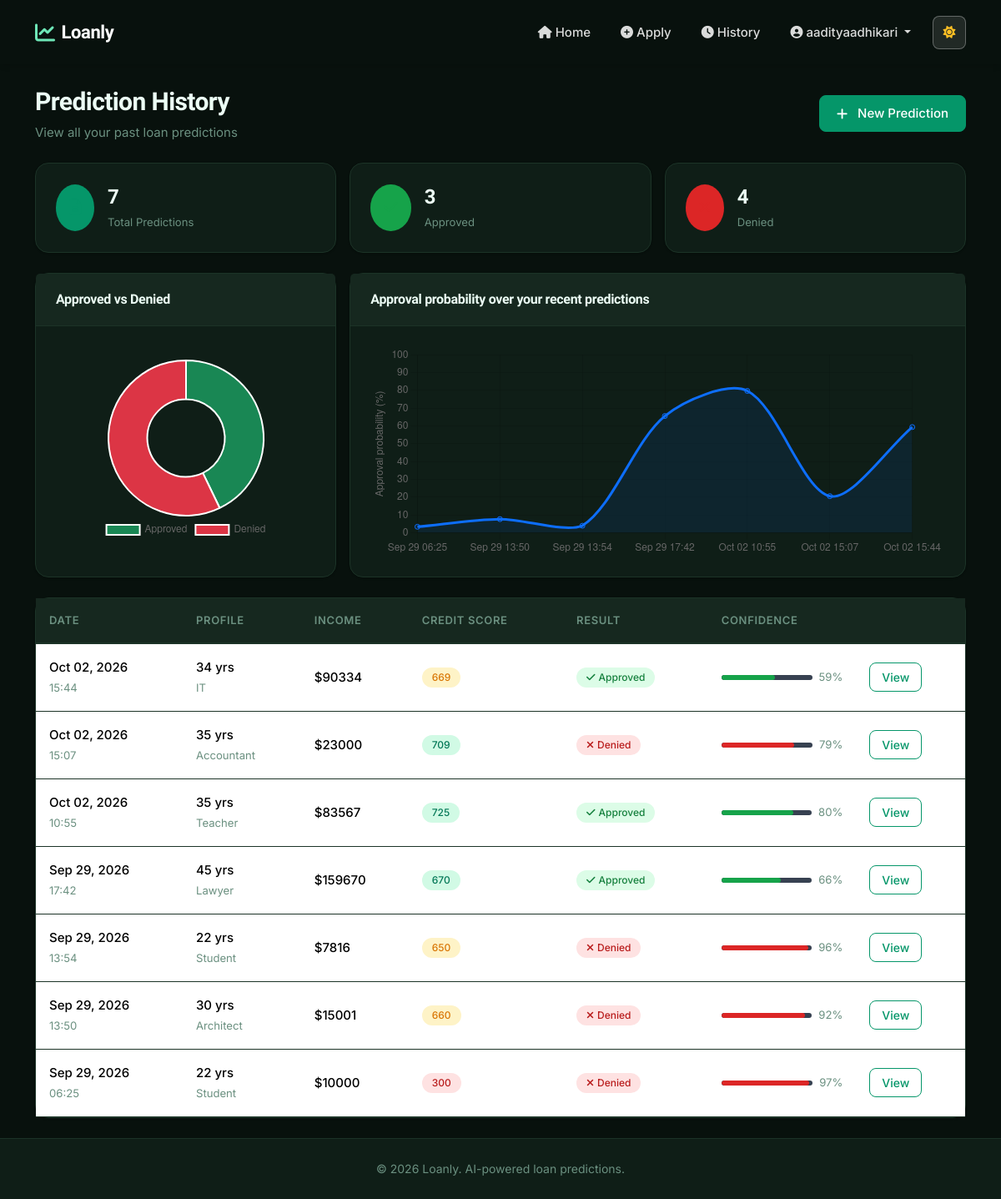
/history/ (signed in), run on the app's committed database.
### prediction/models.py (models this page shows, shortened)
class LoanPrediction(models.Model):
    EDUCATION_CHOICES = [
        ('High School', 'High School'),
        ("Associate's", "Associate's"),
        ("Bachelor's", "Bachelor's"),
        ("Master's", "Master's"),
        ('Doctoral', 'Doctoral'),
    ]
    MARITAL_CHOICES = [
        ('Single', 'Single'),
        ('Married', 'Married'),
    ]
    OCCUPATION_CHOICES = [
        (o, o) for o in [
            'Accountant', 'Analyst', 'Architect', 'Banker', 'Chef', 'Consultant',
            'Designer', 'Doctor', 'Engineer', 'IT', 'Lawyer', 'Manager',
            'Marketing', 'Nurse', 'Pharmacist', 'Researcher', 'Sales',
            'Student', 'Teacher', 'Writer',
        ]
    ]
    user = models.ForeignKey(User, on_delete=models.CASCADE,
                             related_name='predictions', null=True, blank=True)
    age = models.IntegerField()
    occupation = models.CharField(max_length=50, choices=OCCUPATION_CHOICES)
    education_level = models.CharField(max_length=20, choices=EDUCATION_CHOICES)
    marital_status = models.CharField(max_length=10, choices=MARITAL_CHOICES)
    income = models.DecimalField(max_digits=12, decimal_places=2)
    credit_score = models.IntegerField()
    prediction_result = models.CharField(max_length=20, default='PENDING')
    approval_probability = models.FloatField(default=0.0)
    denial_probability = models.FloatField(default=0.0)
    confidence = models.FloatField(default=0.0)
    created_at = models.DateTimeField(auto_now_add=True)
    class Meta:
        ordering = ['-created_at']
        verbose_name = 'Loan Prediction'
        verbose_name_plural = 'Loan Predictions'

### prediction/views.py (the view)
# urls.py: path('history/', views.prediction_history, name='prediction_history'),
@login_required
def prediction_history(request):
    all_predictions = LoanPrediction.objects.filter(user=request.user).order_by('-created_at')
    approved_count = all_predictions.filter(prediction_result='APPROVED').count()
    denied_count = all_predictions.filter(prediction_result='DENIED').count()
    recent = list(all_predictions[:20])[::-1]
    chart_data = {
        'approved': approved_count,
        'denied': denied_count,
        'labels': [p.created_at.strftime('%b %d %H:%M') for p in recent],
        'approval_probability': [round(p.approval_probability, 1) for p in recent],
    }
    return render(request, 'prediction/history.html', {
        'predictions': all_predictions[:50],
        'total_count': all_predictions.count(),
        'approved_count': approved_count,
        'denied_count': denied_count,
        'chart_data': chart_data,
    })

### templates/prediction/history.html (shortened to what this page needs)
{% extends 'base.html' %}
{% load static %}
{% block content %}
<div class="row">
    <div class="col-12">
        <div class="d-flex justify-content-between align-items-center mb-4">
            <div>
                <h2 class="mb-1">Prediction History</h2>
                <p class="text-muted mb-0">View all your past loan predictions</p>
            </div>
            <a href="{% url 'apply' %}" class="btn btn-primary">
                <i class="fas fa-plus me-1"></i>New Prediction
            </a>
        </div>
        {% if predictions %}
        <div class="row mb-4 g-3">
            <div class="col-md-4">
                <div class="card">
                    <div class="card-body d-flex align-items-center">
                        <div class="rounded-circle bg-primary bg-opacity-10 p-3 me-3">
                        </div>
                        <div>
                            <h3 class="mb-0">{{ total_count }}</h3>
                            <small class="text-muted">Total Predictions</small>
                        </div>
                    </div>
                </div>
            </div>
            <div class="col-md-4">
                <div class="card">
                    <div class="card-body d-flex align-items-center">
                        <div class="rounded-circle bg-success bg-opacity-10 p-3 me-3">
                        </div>
                        <div>
                            <h3 class="mb-0">{{ approved_count|default:0 }}</h3>
                            <small class="text-muted">Approved</small>
                        </div>
                    </div>
                </div>
            </div>
            <div class="col-md-4">
                <div class="card">
                    <div class="card-body d-flex align-items-center">
                        <div class="rounded-circle bg-danger bg-opacity-10 p-3 me-3">
                        </div>
                        <div>
                            <h3 class="mb-0">{{ denied_count|default:0 }}</h3>
                            <small class="text-muted">Denied</small>
                        </div>
                    </div>
                </div>
            </div>
        </div>
        <div class="row mb-4 g-3">
            <div class="col-md-4">
                <div class="card h-100">
                    <div class="card-header bg-light"><h6 class="mb-0">Approved vs Denied</h6></div>
                    <div class="card-body d-flex justify-content-center align-items-center">
                        <div style="max-width: 220px; width: 100%;"><canvas id="outcomeChart"></canvas></div>
                    </div>
                </div>
            </div>
            <div class="col-md-8">
                <div class="card h-100">
                    <div class="card-header bg-light"><h6 class="mb-0">Approval probability over your recent predictions</h6></div>
                    <div class="card-body"><canvas id="trendChart" height="110"></canvas></div>
                </div>
            </div>
        </div>
        <div class="card">
            <div class="card-body p-0">
                <div class="table-responsive">
                    <table class="table table-hover mb-0">
                        <thead>
                            <tr>
                                <th>Date</th>
                                <th>Profile</th>
                                <th>Income</th>
                                <th>Credit Score</th>
                                <th>Result</th>
                                <th>Confidence</th>
                                <th></th>
                            </tr>
                        </thead>
                        <tbody>
                            {% for pred in predictions %}
                            <tr>
                                <td>
                                    <div class="fw-medium">{{ pred.created_at|date:"M d, Y" }}</div>
                                    <small class="text-muted">{{ pred.created_at|time:"H:i" }}</small>
                                </td>
                                <td>
                                    <div class="fw-medium">{{ pred.age }} yrs</div>
                                    <small class="text-muted">{{ pred.occupation }}</small>
                                </td>
                                <td class="fw-medium">${{ pred.income|floatformat:0 }}</td>
                                <td>
                                    <span class="badge {% if pred.credit_score >= 740 %}bg-success{% elif pred.credit_score >= 670 %}bg-info{% elif pred.credit_score >= 580 %}bg-warning{% else %}bg-danger{% endif %}">
                                        {{ pred.credit_score }}
                                    </span>
                                </td>
                                <td>
                                    {% if pred.prediction_result == 'APPROVED' %}
                                        <span class="badge bg-success">
                                            <i class="fas fa-check me-1"></i>Approved
                                        </span>
                                    {% else %}
                                        <span class="badge bg-danger">
                                            <i class="fas fa-times me-1"></i>Denied
                                        </span>
                                    {% endif %}
                                </td>
                                <td>
                                    <div class="d-flex align-items-center gap-2">
                                        <div class="progress flex-grow-1" style="height: 6px; width: 60px;">
                                            <div class="progress-bar {% if pred.prediction_result == 'APPROVED' %}bg-success{% else %}bg-danger{% endif %}"
                                                 style="width: {{ pred.confidence }}%"></div>
                                        </div>
                                        <small class="text-muted">{{ pred.confidence|floatformat:0 }}%</small>
                                    </div>
                                </td>
                                <td>
                                    <a href="{% url 'prediction_result' pred.id %}" class="btn btn-sm btn-outline-primary">
                                        View
                                    </a>
                                </td>
                            </tr>
                            {% endfor %}
                        </tbody>
                    </table>
                </div>
            </div>
        </div>
        {% endif %}
    </div>
</div>
{% endblock %}
{% block extra_js %}
{% if predictions %}
<script>
    const data = JSON.parse(document.getElementById('chart-data').textContent);
    new Chart(document.getElementById('outcomeChart'), {
        type: 'doughnut',
        data: {
            labels: ['Approved', 'Denied'],
            datasets: [{ data: [data.approved, data.denied], backgroundColor: ['#198754', '#dc3545'] }]
        },
        options: { plugins: { legend: { position: 'bottom' } } }
    });
    new Chart(document.getElementById('trendChart'), {
        type: 'line',
        data: {
            labels: data.labels,
            datasets: [{
                label: 'Approval probability (%)',
                data: data.approval_probability,
                borderColor: '#0d6efd',
                backgroundColor: 'rgba(13, 110, 253, 0.1)',
                fill: true,
                tension: 0.3
            }]
        },
        options: {
            scales: { y: { min: 0, max: 100, title: { display: true, text: 'Approval probability (%)' } } },
            plugins: { legend: { display: false } }
        }
    });
</script>
{% endif %}
{% endblock %}

### templates/base.html (shortened to what this page needs)
<!DOCTYPE html>
<html lang="en" data-theme="dark">
<head>
    {% load static %}
    <link href="https://cdn.jsdelivr.net/npm/bootstrap@5.3.2/dist/css/bootstrap.min.css" rel="stylesheet">
    <link href="https://cdnjs.cloudflare.com/ajax/libs/font-awesome/6.4.2/css/all.min.css" rel="stylesheet">
    <link href="{% static 'css/style.css' %}?v=2" rel="stylesheet">
</head>
<body>
    <nav class="navbar navbar-expand-lg">
        <div class="container">
            <a class="navbar-brand" href="{% url 'home' %}">
                <i class="fas fa-chart-line"></i>Loanly
            </a>
            <div class="collapse navbar-collapse" id="navbarNav">
                <ul class="navbar-nav ms-auto align-items-center">
                    {% if user.is_authenticated %}
                        <li class="nav-item">
                            <a class="nav-link" href="{% url 'home' %}">
                                <i class="fas fa-home me-1"></i>Home
                            </a>
                        </li>
                        <li class="nav-item">
                            <a class="nav-link" href="{% url 'apply' %}">
                                <i class="fas fa-plus-circle me-1"></i>Apply
                            </a>
                        </li>
                        <li class="nav-item">
                            <a class="nav-link" href="{% url 'prediction_history' %}">
                                <i class="fas fa-clock me-1"></i>History
                            </a>
                        </li>
                        <li class="nav-item dropdown">
                            <a class="nav-link dropdown-toggle" href="#" id="userDropdown" role="button" data-bs-toggle="dropdown">
                                <i class="fas fa-user-circle me-1"></i>{{ user.username }}
                            </a>
                        </li>
                    {% endif %}
                    <li class="nav-item ms-2">
                        <button class="theme-toggle" id="themeToggle" title="Toggle theme">
                            <i class="fas fa-sun"></i>
                        </button>
                    </li>
                </ul>
            </div>
        </div>
    </nav>
    <main class="container py-4">
        {% block content %}{% endblock %}
    </main>
    <footer class="footer">
        <div class="container text-center">
            <span>© 2026 Loanly. AI-powered loan predictions.</span>
        </div>
    </footer>
    {% block extra_js %}{% endblock %}
</body>
</html>
</body>
</html>

### data on the page
LoanPrediction: created_at "Oct 02, 2026", created_at "15:44", age "34", occupation "IT", income "90334", credit_score "669", prediction_result "APPROVED" (drawn), confidence "59"
LoanPrediction: created_at "Oct 02, 2026", created_at "15:07", age "35", occupation "Accountant", income "23000", credit_score "709", prediction_result "DENIED" (drawn), confidence "79"
LoanPrediction: created_at "Oct 02, 2026", created_at "10:55", age "35", occupation "Teacher", income "83567", credit_score "725", prediction_result "APPROVED" (drawn), confidence "80"
LoanPrediction: created_at "Sep 29, 2026", created_at "17:42", age "45", occupation "Lawyer", income "159670", credit_score "670", prediction_result "APPROVED" (drawn), confidence "66"
LoanPrediction: created_at "Sep 29, 2026", created_at "13:54", age "22", occupation "Student", income "7816", credit_score "650", prediction_result "DENIED" (drawn), confidence "96"
LoanPrediction: created_at "Sep 29, 2026", created_at "13:50", age "30", occupation "Architect", income "15001", credit_score "660", prediction_result "DENIED" (drawn), confidence "92"
LoanPrediction: created_at "Sep 29, 2026", created_at "06:25", age "22", occupation "Student", income "10000", credit_score "300", prediction_result "DENIED" (drawn), confidence "97"

### other printed values
{{ user.username }} "aadityaadhikari"
{{ total_count }} "7"
{{ approved_count|default:0 }} "3"
{{ denied_count|default:0 }} "4"
